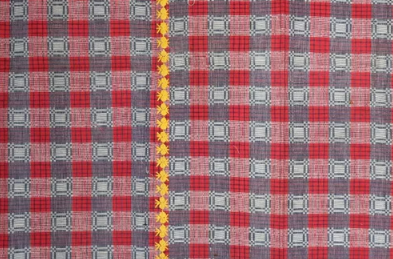
#> input picture dataset/binakol_concha_concha/concha_concha_01.png, 393 x 259 px; its folder holds only this picture in this run
$ python benchmark_restoration.py
#> lines starting #> are read from the running program, lines starting #| are printed output that depends on the picture; after the words box and inside, x2 and y2 are one past the last pixel; in counts of white or black regions, pixels touching at a corner belong together
### dsp_engine.py
import cv2
import numpy as np
import scipy.fft as fft


# SYMMETRY & WALLPAPER GROUP
def _ncc(a, b):
    a = a.astype(np.float64)
    b = b.astype(np.float64)
    a = a - a.mean()
    b = b - b.mean()
    denom = np.sqrt(np.sum(a * a) * np.sum(b * b))
    if denom < 1e-6:
        return 0.0
    return float(np.sum(a * b) / denom)


def _seed_positions(h, w, L, n_seeds=6):
    cy, cx = h // 2, w // 2
    grid_offsets = [(-1, -1), (-1, 1), (1, -1), (1, 1), (0, 0), (0, 0)]
    step_y = max(L, (h - L) // 3) if h > L else 0
    step_x = max(L, (w - L) // 3) if w > L else 0
    seeds = []
    for gy, gx in grid_offsets[:n_seeds]:
        y0 = int(np.clip(cy + gy * step_y - L // 2, 0, max(0, h - L)))
        x0 = int(np.clip(cx + gx * step_x - L // 2, 0, max(0, w - L)))
        seeds.append((y0, x0))
    return seeds


def _best_local_ncc(I_gray, y0, x0, L, transform_fn, search_radius, step, M_mask=None):
    h, w = I_gray.shape
    best = -1.0
    for dy in range(-search_radius, search_radius + 1, step):
        for dx in range(-search_radius, search_radius + 1, step):
            yy, xx = y0 + dy, x0 + dx
            if yy < 0 or xx < 0 or yy + L > h or xx + L > w:
                continue
            if M_mask is not None:
                region = M_mask[yy:yy + L, xx:xx + L]
                if region.size > 0 and np.mean(region > 0) > 0.15:
                    continue
            tile = I_gray[yy:yy + L, xx:xx + L]
            transformed = transform_fn(tile)
            if transformed.shape != tile.shape:
                continue
            score = _ncc(tile, transformed)
            if score > best:
                best = score
    return best


def _classify_wallpaper_group_with_evidence(
    I_gray, a1, a2, M_mask=None, ncc_threshold=0.55, vote_fraction=0.5
):
    h, w = I_gray.shape
    L = int(np.clip(round(1.5 * min(a1, a2)), 16, min(h, w) // 2))
    if L < 8:
        return {
            "group": "p1",
            "is_square": False,
            "aspect_ratio": float(a1 / a2) if a2 else 1.0,
            "tile_side": L,
            "search_radius": 0,
            "search_step": 0,
            "ncc_threshold": ncc_threshold,
            "vote_fraction_threshold": vote_fraction,
            "operations": {},
            "decision_path": "The candidate tile was too small to test symmetry; p1 was used.",
        }
    seeds = _seed_positions(h, w, L, n_seeds=6)
    search_radius = int(max(8, min(a1, a2) / 2))
    step = max(2, search_radius // 6)

    def _scores(transform_fn):
        return [
            _best_local_ncc(I_gray, y0, x0, L, transform_fn, search_radius, step, M_mask)
            for (y0, x0) in seeds
        ]

    def _vote(scores):
        valid_scores = [score for score in scores if score > -1.0]
        passes = sum(1 for score in valid_scores if score >= ncc_threshold)
        fraction = passes / len(valid_scores) if valid_scores else 0.0
        return {
            "scores": valid_scores,
            "valid_count": len(valid_scores),
            "pass_count": passes,
            "vote_fraction": fraction,
            "passed": bool(valid_scores and fraction >= vote_fraction),
        }

    operations = {
        "mirror_h": _vote(_scores(lambda tile: np.fliplr(tile))),
        "mirror_v": _vote(_scores(lambda tile: np.flipud(tile))),
        "rotation_180": _vote(_scores(lambda tile: np.rot90(tile, 2))),
    }

    def _did_pass(operation):
        return operations[operation]["passed"]

    ratio = a1 / a2 if a2 != 0 else 1.0
    is_square = abs(ratio - 1.0) < 0.20
    has_2fold = _did_pass("rotation_180")
    has_mirror_h = _did_pass("mirror_h")
    has_mirror_v = _did_pass("mirror_v")
    has_mirror = has_mirror_h or has_mirror_v

    if is_square:
        operations["rotation_90"] = _vote(_scores(lambda tile: np.rot90(tile, 1)))
        has_4fold = _did_pass("rotation_90")
        if has_4fold and has_mirror:
            group = "p4m"
            decision_path = "Near-square lattice; 90-degree rotation and at least one mirror vote passed."
        elif has_4fold:
            group = "p4"
            decision_path = "Near-square lattice; 90-degree rotation passed and mirror votes did not."
        elif has_2fold and has_mirror:
            group = "cmm"
            decision_path = "Near-square lattice; 180-degree rotation and at least one mirror vote passed."
        elif has_mirror:
            group = "pm"
            decision_path = "Near-square lattice; at least one mirror vote passed, but the higher-symmetry tests did not."
        elif has_2fold:
            group = "p2"
            decision_path = "Near-square lattice; 180-degree rotation passed, but mirror votes did not."
        else:
            group = "p1"
            decision_path = "Near-square lattice; no tested non-trivial rotation or mirror vote passed."
    elif has_2fold and has_mirror_h and has_mirror_v:
        group = "pmm"
        decision_path = "Non-square lattice; 180-degree rotation and both horizontal and vertical mirror votes passed."
    elif has_2fold and has_mirror:
        group = "cmm"
        decision_path = "Non-square lattice; 180-degree rotation and at least one mirror vote passed, but not both mirror votes."
    elif has_mirror:
        group = "pm"
        decision_path = "Non-square lattice; at least one mirror vote passed, but the 180-degree rotation vote did not."
    elif has_2fold:
        group = "p2"
        decision_path = "Non-square lattice; 180-degree rotation passed, but mirror votes did not."
    else:
        group = "p1"
        decision_path = "Non-square lattice; no tested non-trivial rotation or mirror vote passed."

    return {
        "group": group,
        "is_square": is_square,
        "aspect_ratio": ratio,
        "tile_side": L,
        "search_radius": search_radius,
        "search_step": step,
        "ncc_threshold": ncc_threshold,
        "vote_fraction_threshold": vote_fraction,
        "operations": operations,
        "decision_path": decision_path,
    }


# [4 lines left out: function classify_wallpaper_group, not called in this run]


"""2D Wiener-Khinchin FFT & Wallpaper Group Classification."""


def run_algorithm_i_autocorrelation(I_gray, include_evidence=False):
    F = fft.fft2(I_gray)
    S = F * np.conj(F)
    R_xx = fft.ifft2(S)
    R_xx = np.abs(fft.fftshift(R_xx))
    h, w = I_gray.shape
    cy, cx = h // 2, w // 2

    R_xx_filtered = R_xx.copy()
    cv2.circle(R_xx_filtered, (cx, cy), 20, 0, -1)
    _, _, _, max_loc = cv2.minMaxLoc(R_xx_filtered)

    a2_val = float(abs(max_loc[0] - cx))
    a1_val = float(abs(max_loc[1] - cy))

    if a1_val < 15:
        a1_val = 48.0
    if a2_val < 15:
        a2_val = 48.0

    theta_dom = float(np.degrees(np.arctan2(a1_val, a2_val)))

    try:
        symmetry_evidence = _classify_wallpaper_group_with_evidence(
            I_gray, a1_val, a2_val
        )
        detected_group = symmetry_evidence["group"]
    except Exception as e:
        print(f"[Wallpaper Classification Warning] {e}")
        detected_group = "p1"
        symmetry_evidence = {
            "group": detected_group,
            "is_square": False,
            "aspect_ratio": a1_val / a2_val if a2_val else 1.0,
            "tile_side": 0,
            "search_radius": 0,
            "search_step": 0,
            "ncc_threshold": 0.55,
            "vote_fraction_threshold": 0.5,
            "operations": {},
            "decision_path": "Symmetry scoring failed; the classifier fell back to p1.",
        }

    result = (R_xx, a1_val, a2_val, theta_dom, detected_group)
    return result + (symmetry_evidence,) if include_evidence else result


"""Conservative defect detection."""


# [122 lines left out: functions run_algorithm_ii_defect_isolation, _find_exact_lattice_patch, not called in this run]


""" Lattice-Guided Fabric Reconstruction Engine."""


# [79 lines left out: function run_algorithm_iii_template_alignment, not called in this run]

### benchmark_restoration.py
"""Reproducible CPU benchmark for textile image-restoration algorithms.

Run from the repository root:
    python benchmark_restoration.py
    python benchmark_restoration.py --csv results/restoration_benchmark.csv

The script compares the project's DSP template-alignment restoration with
OpenCV Telea and Navier-Stokes inpainting. It uses clean dataset images as
ground truth, applies fixed synthetic masks, and passes the same known mask to
all three methods. Consequently, it evaluates restoration quality, not defect
detection quality.

The system's calculate_restoration_metrics function is also applied to each
restored result to report SSIM, Accuracy, Recall, FPR, IoU, and SFS. Its
predicted defect mask is inferred from pixels changed by restoration; it is
not an independently detected mask.

The restoration timings exclude image loading, synthetic damage generation,
and DSP repeat-spacing estimation. Repeat spacing is computed once per test
case before the timed restoration calls. The DSP method currently falls back
to Telea for any component for which it cannot find a donor patch.
"""

from __future__ import annotations

import argparse
import csv
import platform
import statistics
import sys
import time
from dataclasses import dataclass
from pathlib import Path
from typing import Callable

import cv2
import numpy as np
import scipy
from PIL import Image

from dsp_engine import (
    run_algorithm_i_autocorrelation,
    run_algorithm_iii_template_alignment,
)
from evaluation_metrics import calculate_restoration_metrics


IMAGE_SIZE = 256
WARMUP_RUNS = 2
TIMED_RUNS = 21
INPAINT_RADIUS = 3
DATASET_FOLDERS = (
    "binakol_concha_concha",
    "binakol_kusikus",
    "pinilian_sinan_agatul",
    "pinilian_sinan_kabalyo",
)

RestoreFunction = Callable[[np.ndarray, np.ndarray, float, float], np.ndarray]

TEAR_POLYGON = np.array(
    [
        [103, 72],
        [127, 67],
        [145, 79],
        [151, 99],
        [141, 113],
        [149, 129],
        [131, 143],
        [111, 132],
        [99, 112],
        [108, 93],
    ],
    dtype=np.int32,
)


@dataclass(frozen=True)
class BenchmarkCase:
    textile: str
    source_image: str
    damage: str
    clean_image: np.ndarray
    damaged_image: np.ndarray
    damage_mask: np.ndarray
    a1: float
    a2: float


@dataclass(frozen=True)
class CaseResult:
    textile: str
    damage: str
    algorithm: str
    damaged_pixels: int
    mae: float
    psnr_db: float
    ssim: float
    accuracy: float
    recall: float
    fpr: float
    iou: float
    sfs: float
    median_ms: float


def _load_clean_image(
    dataset_root: Path,
    textile: str,
) -> tuple[np.ndarray, str]:
#> called with textile = 'binakol_concha_concha'
    image_paths = sorted((dataset_root / textile).glob("*.png"))
    if not image_paths:
        raise FileNotFoundError(
            f"No PNG dataset images found for {textile}: "
            f"{dataset_root / textile}"
        )

    with Image.open(image_paths[0]) as source:
#> source is the input picture: PIL image 393x259 RGBA; mean R, G, B, A 154.6, 109.2, 114.5, 255
        image = source.convert("RGB")
        width, height = image.size
#> width = 393; height = 259
        side = min(width, height)
#> side = 259
        left = (width - side) // 2
#> left = 67
        top = (height - side) // 2
#> top = 0
        image = image.crop((left, top, left + side, top + side))
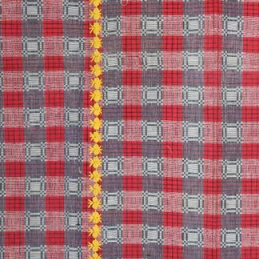
#> image: PIL image 259x259 RGB; mean R, G, B 158.9, 110.3, 114.4
        image = image.resize(
            (IMAGE_SIZE, IMAGE_SIZE),
            Image.Resampling.LANCZOS,
        )
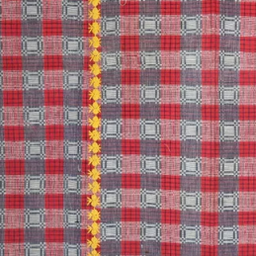
#> image: PIL image 256x256 RGB; mean R, G, B 158.9, 110.3, 114.4
        return cv2.cvtColor(np.asarray(image), cv2.COLOR_RGB2BGR), (
            image_paths[0].name
        )


def _make_damaged_case(
    clean_image: np.ndarray,
    damage: str,
) -> tuple[np.ndarray, np.ndarray]:
    damaged_image = clean_image.copy()
    mask = np.zeros(clean_image.shape[:2], dtype=np.uint8)

    if damage == "disk":
        cv2.circle(damaged_image, (128, 128), 20, (0, 0, 0), -1)
        cv2.circle(mask, (128, 128), 20, 255, -1)
    elif damage == "scratch":
        cv2.line(damaged_image, (68, 110), (188, 117), (0, 0, 0), 5)
        cv2.line(mask, (68, 110), (188, 117), 255, 5)
    elif damage == "tear":
        cv2.fillPoly(damaged_image, [TEAR_POLYGON], (25, 25, 25))
        cv2.fillPoly(mask, [TEAR_POLYGON], 255)
    else:
        raise ValueError(f"Unsupported synthetic damage type: {damage}")

    return damaged_image, mask


def _load_cases(dataset_root: Path) -> list[BenchmarkCase]:
    cases = []
    for textile in DATASET_FOLDERS:
        clean_image, source_image = _load_clean_image(dataset_root, textile)
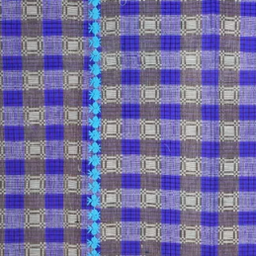
#> clean_image: shape (256, 256, 3); mean R, G, B 114.4, 110.3, 158.9
#> source_image = 'concha_concha_01.png'
        for damage in ("disk", "scratch", "tear"):
            damaged_image, damage_mask = _make_damaged_case(
                clean_image, damage
            )
            gray = cv2.cvtColor(damaged_image, cv2.COLOR_BGR2GRAY)
            _, a1, a2, _, _ = run_algorithm_i_autocorrelation(gray)
            cases.append(
                BenchmarkCase(
                    textile=textile,
                    source_image=source_image,
                    damage=damage,
                    clean_image=clean_image,
                    damaged_image=damaged_image,
                    damage_mask=damage_mask,
                    a1=a1,
                    a2=a2,
                )
            )
#> this loop made 3 passes
#> (max_loc in run_algorithm_i_autocorrelation, theta_dom in run_algorithm_i_autocorrelation) on passes 1 to 3: ((128, 94), 35.31), ((128, 93), 36.1), ((128, 93), 36.1)
#> pass 1, in _load_cases, `damaged_image, damage_mask = _make_damaged_case( clean_image, damage )`:
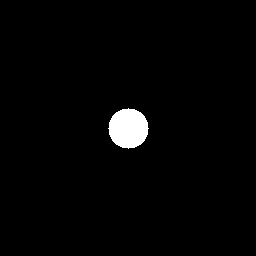
#> damage_mask: shape (256, 256); 1.9% white; 1 white region, box (x1, y1, x2, y2) and area: (108, 108, 149, 149) 1257
#> pass 1, in run_algorithm_i_autocorrelation, `R_xx = np.abs(fft.fftshift(R_xx))`:
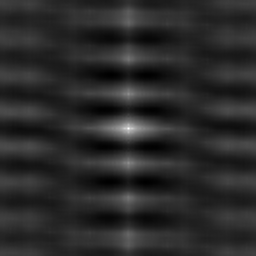
#> R_xx: shape (256, 256) float64; min 972404957, max 1.07e+09, mean 988942553.7; drawn with min black and max white
#> after the loop:
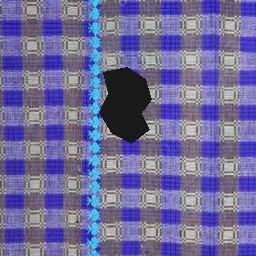
#> damaged_image: shape (256, 256, 3); mean R, G, B 110.4, 106.7, 153.2
#> after the loop:
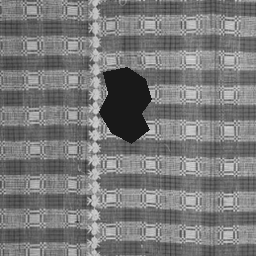
#> gray: shape (256, 256); min 25, max 220, mean 121
#> after the loop, cases = 3 items
    return cases


# [297 lines left out: functions _restoration_methods, _run_method, _masked_quality, _measure_method, _summarize, _write_csv, not called in this run]


def main() -> int:
    parser = argparse.ArgumentParser(
        description=(
            "Compare DSP template alignment, Telea, and Navier-Stokes "
            "restoration on controlled textile-image cases."
        )
    )
    parser.add_argument(
        "--dataset",
        type=Path,
        default=Path(__file__).resolve().parent / "dataset",
        help="Root directory containing the textile dataset folders.",
    )
    parser.add_argument(
        "--csv",
        type=Path,
        default=Path("restoration_benchmark_results.csv"),
        help="Path for per-case CSV output (default: %(default)s).",
    )
    args = parser.parse_args()

    if not args.dataset.is_dir():
        parser.error(f"Dataset directory does not exist: {args.dataset}")

    cases = _load_cases(args.dataset)
    methods = _restoration_methods()
    results = []
    for case in cases:
        for method_name, restore in methods.items():
            results.append(_measure_method(method_name, restore, case))

    summaries = _summarize(results, list(methods), cases)
    _write_csv(args.csv, results, cases)

    print("Textile restoration benchmark")
    print(f"Python: {sys.version.split()[0]}")
    print(f"Platform: {platform.platform()}")
    print(f"Processor: {platform.processor() or 'not reported'}")
    print(f"OpenCV: {cv2.__version__}; threads: {cv2.getNumThreads()}")
    print(f"NumPy: {np.__version__}; SciPy: {scipy.__version__}")
    print(
        f"Cases: {len(cases)} ({len(DATASET_FOLDERS)} source textiles x "
        "3 synthetic masks); image size: "
        f"{IMAGE_SIZE}x{IMAGE_SIZE}"
    )
    print(
        f"Timing: {WARMUP_RUNS} warm-ups + {TIMED_RUNS} timed runs per "
        "method and case; restoration stage only"
    )
    print(
        "MAE/PSNR use masked RGB samples against the clean reference; "
        "SFS metrics follow calculate_restoration_metrics using the damaged "
        "input, restored output, and known mask. The predicted mask is "
        "inferred from restoration changes, not independently detected."
    )
    print()
    print(
        f"{'Algorithm':<26} {'MAE':>8} {'PSNR':>9} {'SSIM':>8} "
        f"{'Accuracy':>10} {'Recall':>9} {'FPR':>8} {'IoU':>8} "
        f"{'SFS':>8} {'Median ms':>10}"
    )
    for summary in summaries:
        print(
            f"{summary['algorithm']:<26} "
            f"{summary['aggregate_mae']:>8.3f} "
            f"{summary['aggregate_psnr_db']:>8.3f} "
            f"{summary['median_ssim']:>8.2f} "
            f"{summary['median_accuracy']:>10.2f} "
            f"{summary['median_recall']:>9.2f} "
            f"{summary['median_fpr']:>8.2f} "
            f"{summary['median_iou']:>8.2f} "
            f"{summary['median_sfs']:>8.2f} "
            f"{summary['median_time_ms']:>10.3f}"
        )
    print()
    print(f"Per-case results written to: {args.csv.resolve()}")
    return 0


if __name__ == "__main__":
#> (the run stopped early here; a loop or call above may not have finished)
